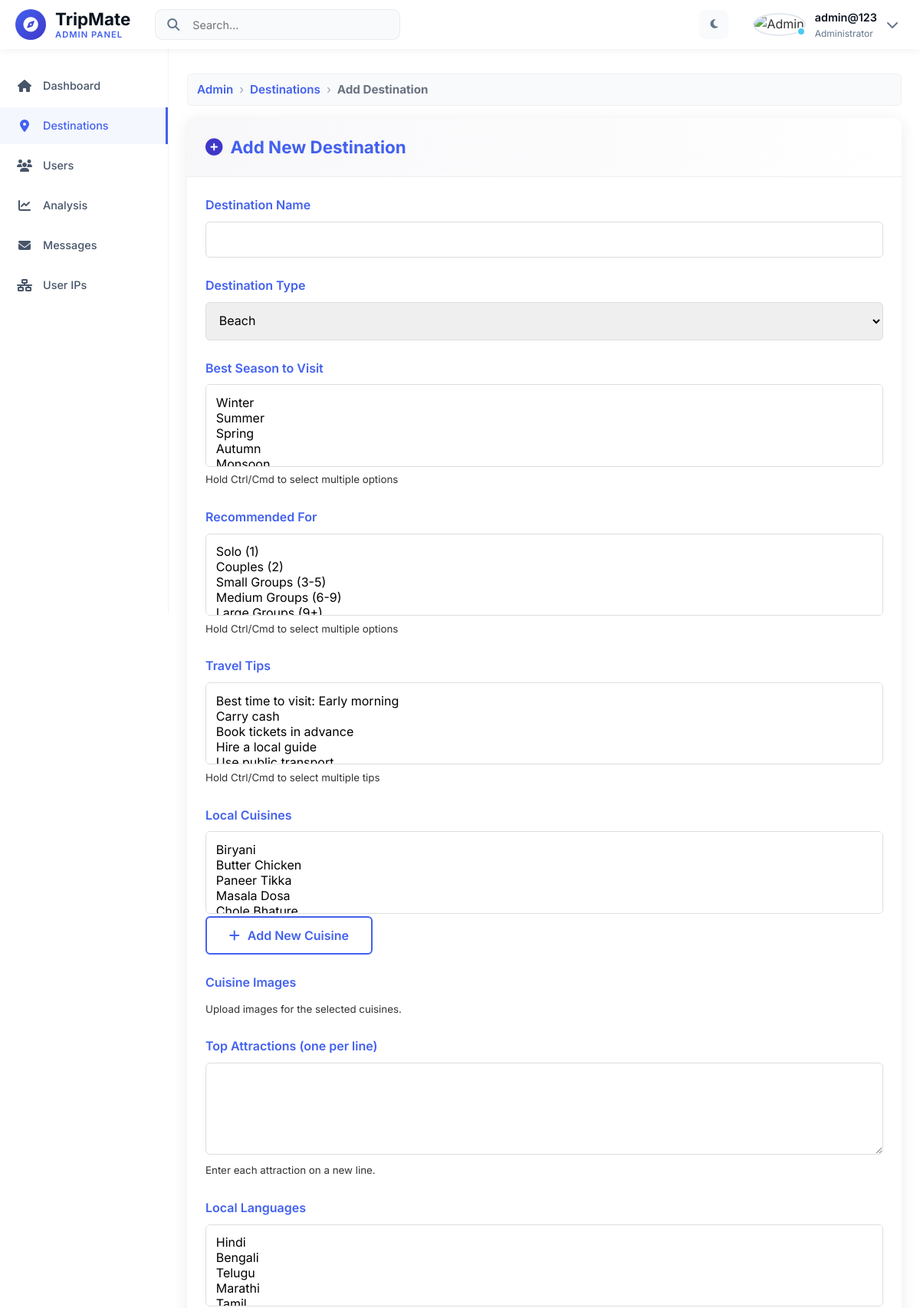
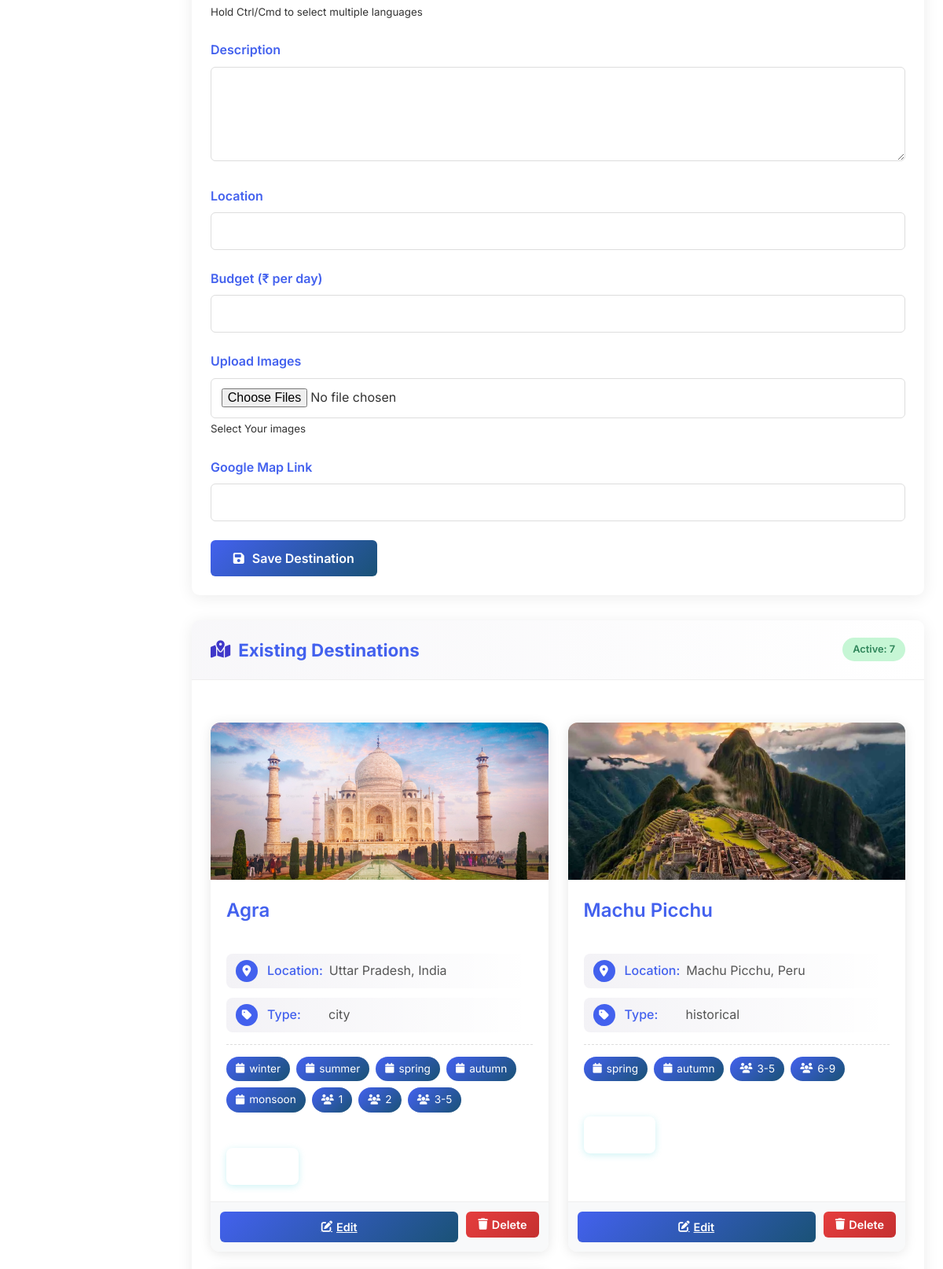
Page /admin/add_destanition_on_admin.php (signed in, upper part) on the committed database (2 pictures, top to bottom).
### tables this page shows
CREATE TABLE `destinations` (
  `id` int(11) NOT NULL,
  `name` varchar(255) NOT NULL,
  `type` varchar(100) NOT NULL,
  `description` text DEFAULT NULL,
  `location` varchar(255) NOT NULL,
  `latitude` decimal(10,8) DEFAULT NULL COMMENT 'Location latitude',
  `longitude` decimal(11,8) DEFAULT NULL COMMENT 'Location longitude',
  `budget` decimal(10,2) NOT NULL,
  `best_season` varchar(100) DEFAULT NULL,
  `image_urls` longtext DEFAULT NULL CHECK (json_valid(`image_urls`)),
  `map_link` varchar(255) DEFAULT NULL,
  `attractions` text DEFAULT NULL COMMENT 'List of tourist attractions',
  `created_at` timestamp NOT NULL DEFAULT current_timestamp(),
  `updated_at` timestamp NOT NULL DEFAULT current_timestamp() ON UPDATE current_timestamp(),
  `season` varchar(50) DEFAULT NULL COMMENT 'Best season to visit',
  `people` text DEFAULT NULL COMMENT 'JSON array of recommended group sizes',
  `tips` text DEFAULT NULL COMMENT 'JSON array of travel tips',
  `cuisines` text DEFAULT NULL COMMENT 'JSON array of local cuisines',
  `cuisine_images` text DEFAULT NULL COMMENT 'JSON object of cuisine images',
  `language` text DEFAULT NULL COMMENT 'JSON array of local languages',
  `profile_pic` varchar(255) DEFAULT NULL
);

### admin/add_destanition_on_admin.php (the view, shortened to what the rows shown need)
<?php
include '../database/dbconfig.php';
$result = $conn->query("SELECT * FROM destinations ORDER BY id DESC");
?>
<?php include 'admin_header.php'; ?>
        <div class="main-content">
            <div class="card fade-in">
                <div class="card-header">
                    <h2><i class="fas fa-plus-circle"></i> Add New Destination</h2>
                </div>
            </div>
            <div class="card fade-in">
                <div class="card-header">
                    <h2><i class="fas fa-map-marked-alt"></i> Existing Destinations</h2>
                </div>
                <div class="card-body">
                    <div class="destination-grid">
                        <?php while ($row = $result->fetch_assoc()): ?>
                            <div class="destination-card">
                                <div class="destination-images">
                                    <?php if (!empty($row['image_urls'])):
                                        $images = json_decode($row['image_urls'], true);
                                        if (is_array($images) && !empty($images[0])): ?>
                                            <img src="<?= htmlspecialchars($images[0]) ?>" alt="<?= htmlspecialchars($row['name']) ?>">
                                        <?php else: ?>
                                            <img src="Uploads/default.jpg" alt="Default destination image">
                                        <?php endif; ?>
                                    <?php else: ?>
                                        <img src="Uploads/default.jpg" alt="Default destination image">
                                    <?php endif; ?>
                                </div>
                                <div class="destination-info">
                                    <h3><?= htmlspecialchars($row['name']) ?></h3>
                                    <div class="detail-item">
                                        <i class="fas fa-map-marker-alt"></i>
                                        <span class="label">Location:</span>
                                        <span class="value"><?= htmlspecialchars($row['location']) ?></span>
                                    </div>
                                    <div class="detail-item">
                                        <i class="fas fa-tag"></i>
                                        <span class="label">Type:</span>
                                        <span class="value"><?= htmlspecialchars($row['type']) ?></span>
                                    </div>
                                    <div class="meta-tags">
                                        <?php
                                        $seasons = explode(',', $row['season']);
                                        foreach ($seasons as $season): ?>
                                            <span class="meta-tag">
                                                <i class="fas fa-calendar"></i>
                                                <?= htmlspecialchars(trim($season)) ?>
                                            </span>
                                        <?php endforeach; ?>
                                        <?php
                                        $people = json_decode($row['people'], true);
                                        if (is_array($people)) {
                                            foreach ($people as $person): ?>
                                                <span class="meta-tag">
                                                    <i class="fas fa-users"></i>
                                                    <?= htmlspecialchars($person) ?>
                                                </span>
                                            <?php endforeach;
                                        } ?>
                                    </div>
                                    <div class="price-tag">
                                        <i class="fas fa-rupee-sign"></i>
                                    </div>
                                </div>
                                <div class="card-buttons">
                                    <a href="edit_destination.php?id=<?= $row['id'] ?>" class="btn btn-primary btn-sm">
                                        <i class="fas fa-edit"></i> Edit
                                    </a>
                                    <form action="delete_destination.php" method="POST" style="display: inline;">
                                        <button type="submit" class="btn btn-danger btn-sm" onclick="return confirm('Are you sure you want to delete this destination?')">
                                            <i class="fas fa-trash"></i> Delete
                                        </button>
                                    </form>
                                </div>
                            </div>
                        <?php endwhile; ?>
                    </div>
                </div>
            </div>
        </div>
<?php include 'admin_footer.php'; ?>

### admin/admin_header.php (shortened to what the rows shown need)
<?php
include '../database/dbconfig.php';
$admin_id = $_SESSION['admin_id'];
$admin_query = $conn->prepare("SELECT name, email, profile_pic FROM admin WHERE id = ?");
$admin_query->bind_param("i", $admin_id);
$admin_query->execute();
$admin_result = $admin_query->get_result();
$admin = $admin_result->fetch_assoc() ?? ['name' => 'Unknown', 'email' => '', 'profile_pic' => NULL];
$admin_name = $admin['name'];
?>
<!DOCTYPE html>
<html lang="en">
<head>
    <link rel="stylesheet" href="https://cdnjs.cloudflare.com/ajax/libs/font-awesome/6.4.0/css/all.min.css">
</head>
<body>
    <header class="header">
        <div class="header-container">
            <div class="header-right">
                <div class="user-profile">
                    <div class="profile-info">
                        <span class="profile-name"><?= htmlspecialchars($admin_name) ?></span>
                        <span class="profile-role">Administrator</span>
                    </div>
                </div>
            </div>
        </div>
    </header>
</body>
</html>

### rows in the picture
destinations: shows a picture, name "Agra", location "Uttar Pradesh, India", type "city", season "winter", season "summer", season "spring", season "autumn", season "monsoon", people "1", people "2", people "3-5"
destinations: shows a picture, name "Machu Picchu", location "Machu Picchu, Peru", type "historical", season "spring", season "autumn", people "3-5", people "6-9"

### other values in the picture
$admin_name "admin@123"
$result->num_rows "7"
